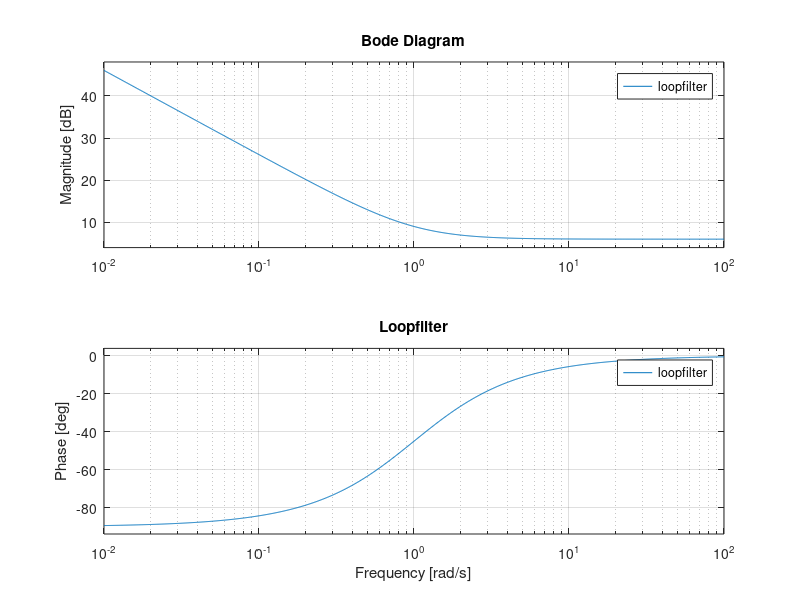
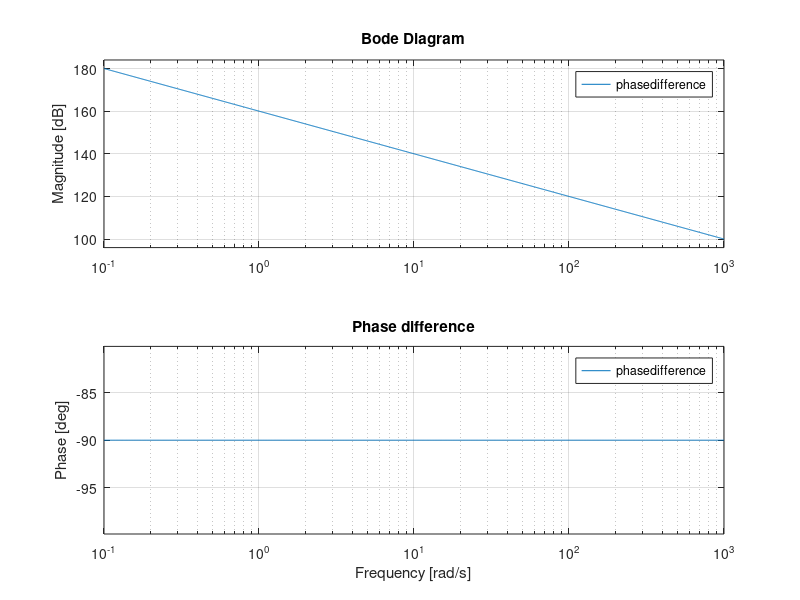
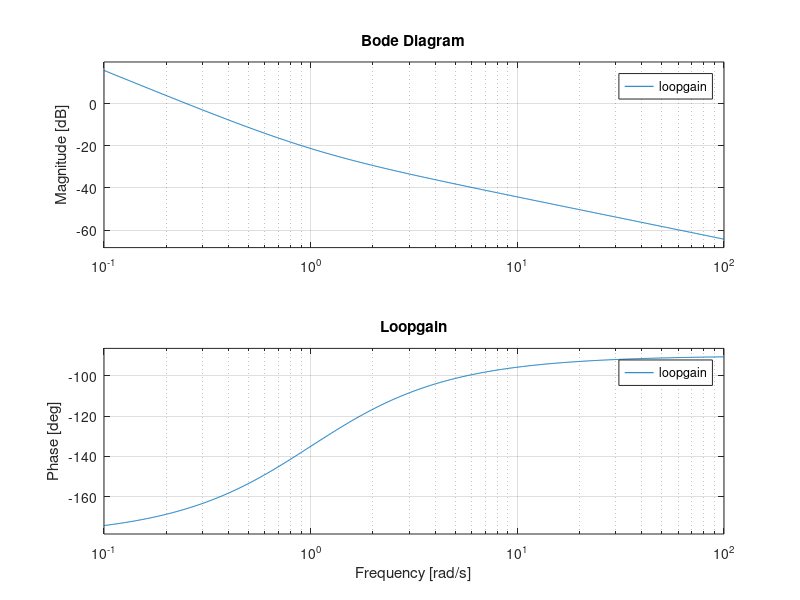
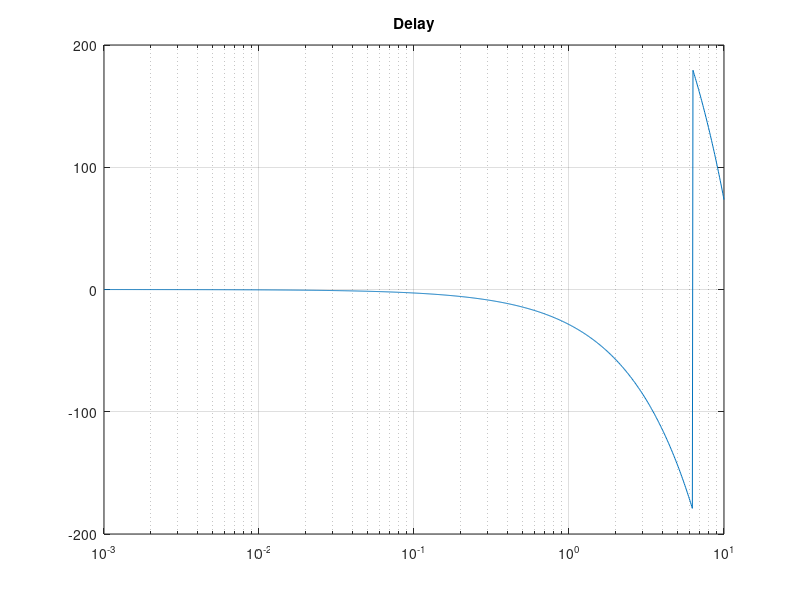

These charts were generated, in order, by the following MATLAB code:
clear;

Ga = 2;
Gb = 2;
Kv=4e-6;
Ts=1/100e6; %Clockcycle for phasedetector

loopfilter = ss(0,1,Ga,Gb);

Gdac = 2^-16*5;

ppsgenerator = Kv;

phasedifference = ss(0,1,1/Ts,0);

loopgain = phasedifference*loopfilter*Gdac*ppsgenerator;

figure(1)
bode(loopfilter)
title('Loopfilter')
grid on
figure(2)
bode(phasedifference)
title('Phase difference')
grid on
figure(3)
bode(loopgain)
title('Loopgain')
grid on
figure(4)
w=logspace(-3,1,1000);
semilogx(w,180/pi*angle(exp(-i*w/2)))
title('Delay')
grid on

